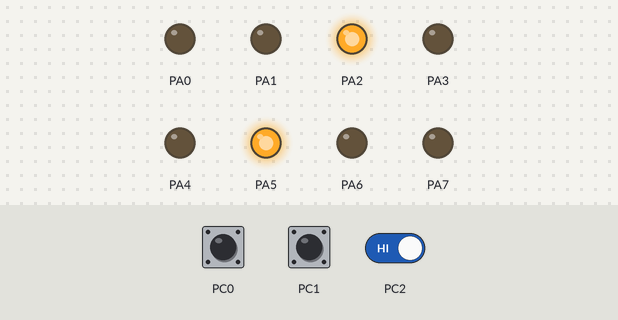
Bench run of a program on a simulated ATmega32, built with avr-gcc and emulated at 8 MHz. On the bench: output pins drawn as LEDs (lit = HIGH). Dashed ring = blinking. Inputs (shaded band) come from the test bench; at power-on: PC0 HIGH, PC1 HIGH, PC2 HIGH.

Above: at 4.5 s.
4.6 s: PC0 pulled LOW for 3 s
At 5.1 s:
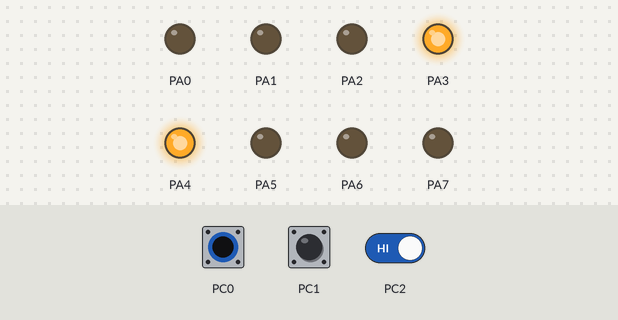
At 5.75 s:
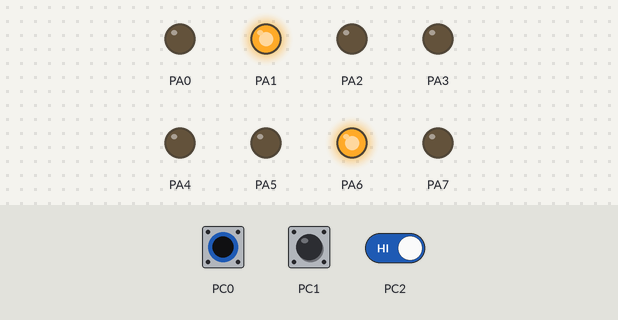
9.9 s: PC1 pulled LOW for 3 s
14.4 s: PC0 driven LOW and PC1 driven LOW and PC2 driven LOW
22.1 s: PC0 driven HIGH
At 22.34 s:
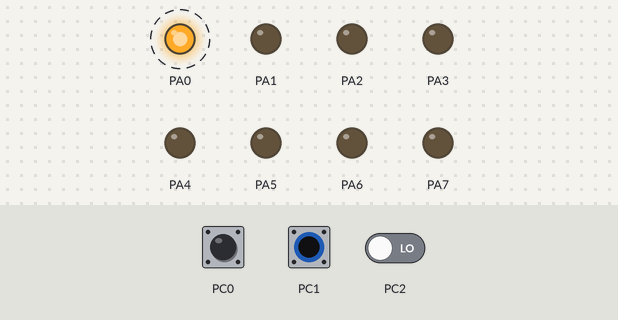
26.1 s: PC2 driven HIGH
At 26.77 s:
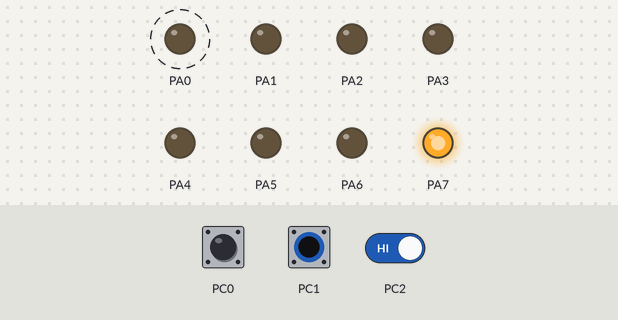
30.1 s: PC0 driven LOW
Timing chart, 0 to 35.1 s (numbered marks = the images above; inputs shaded):
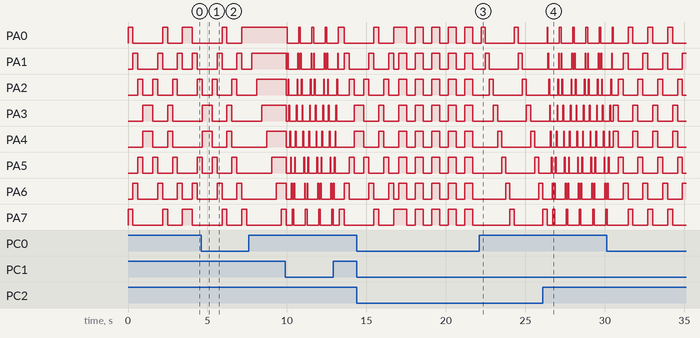

Measured:
- after the input at 4.6 s, PA0: goes on until 7.2 s, then stays HIGH; PA1: goes on until 7.8 s, then stays HIGH; PA2: goes on until 8.1 s, then stays HIGH; PA3: goes on until 8.4 s, then stays HIGH
- after the input at 22.1 s, PA0: HIGH → LOW after 0.37 s, → HIGH 1.8 s later, → LOW 0.26 s later; PA1: alternates HIGH for 0.26 s and LOW for 1.8 s, starting after 0.37 s
- after the input at 26.1 s, PA0: alternates HIGH for 0.10 s and LOW for 0.73 s, starting after 0.31 s

The program:

main.c
```c
#include "avr/io.h"
#include "util/delay.h"
#include "animations.h"

void main(void)
{
	DDRA = 0xff;
	DDRC &= 0b11111000;
	PORTC |= 0b00000111;
	int switcher = (PINC & 0b00000111);
	while(1)
	{
		switcher = (PINC & 0b00000111);

		switch (switcher) {
			case 0: flasher();
				break;

			case 1: shiftLeft();
				break;

			case 2: shiftRight();
				break;

			case 3: converging();
				break;

			case 4: diverging();
				break;

			case 5: pingPong();
				break;

			case 6: snake();
				break;

			case 7: convDiv();
				break;

			default:
				break;
		}
	}
}
```

animations.c
```c
#include "avr/io.h"
#include "util/delay.h"
#include "animations.h"

void flasher(void)
{
	LED_PORT = 0xff;
	_delay_ms(500);
	LED_PORT = 0;
	_delay_ms(500);
}

void shiftLeft(void)
{
	LED_PORT = 0;
	for(int i=0; i<8; i++){
		LED_PORT = (1<<i);
		_delay_ms(250);
	}
}

void shiftRight(void)
{
	LED_PORT = 0;
	for(int i=0; i<8; i++){
		LED_PORT = (0b10000000>>i);
		_delay_ms(250);
	}
}

void converging(void)
{
	LED_PORT = 0;
	for(int i=0; i<8; i++){
		LED_PORT = (1<<i) | (1<<(7-i));
		_delay_ms(300);
	}
}

void diverging(void)
{
	LED_PORT = 0;
	for(int i=4; i<8; i++){
		LED_PORT = (1<<i) | (1<<(7-i));
		_delay_ms(300);
	}
}

void snake(void)
{
	LED_PORT = 0;
	for(int i=0; i<8; i++){
		LED_PORT |= (1<<i);
		_delay_ms(300);
	}
}

void convDiv(void)
{
	converging();
	diverging();
}

void pingPong()
{
	LED_PORT = 0;
	for(int i=0 ; i<8 ; i++){
		LED_PORT = (1<<i);
		_delay_ms(50);
	}
	for(int i=7 ; i>=0 ; i--){
		LED_PORT = (1<<i);
		_delay_ms(50);
	}
}
```

animations.h
```c
#ifndef ANIMATIONS_H_
#define ANIMATIONS_H_

#define LED_PORT PORTA

void flasher(void);
void shiftLeft(void);
void shiftLeft(void);
void converging(void);
void diverging(void);
void snake(void);
void convDiv(void);
void pingPong();

#endif /* ANIMATIONS_H_ */
```
